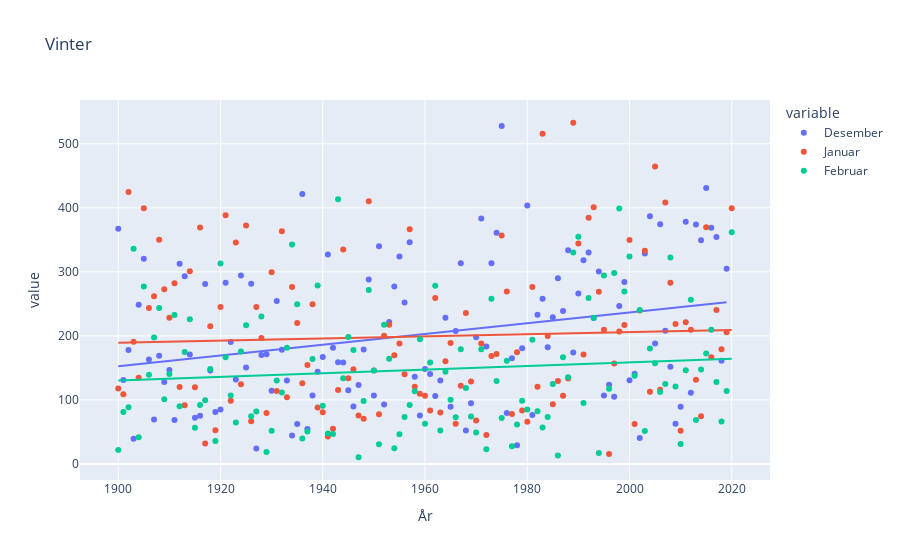

The notebook cell saved with this chart:
### Code cell
import plotly.express as px
fig = px.scatter(data.iloc[1:],trendline="ols")


fig.show()
